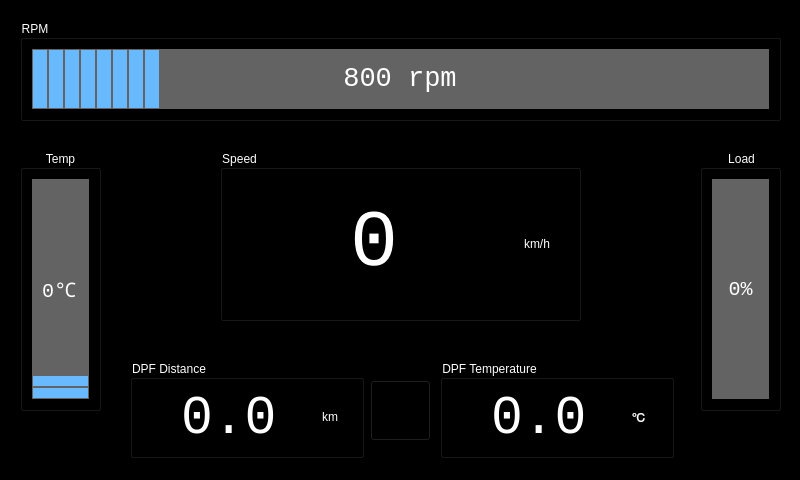
<?xml version="1.0" encoding="UTF-8"?>
<ui version="4.0">
 <class>PiHud</class>
 <widget class="QWidget" name="PiHud">
  <property name="geometry">
   <rect>
    <x>0</x>
    <y>0</y>
    <width>800</width>
    <height>480</height>
   </rect>
  </property>
  <property name="windowTitle">
   <string>Form</string>
  </property>
  <property name="styleSheet">
   <string notr="true">QWidget
{
	background-color: rgb(0, 0, 0);
}
QProgressBar
{
	color: rgb(255, 255, 255);
	border-color: rgb(255, 255, 255);
	background-color: rgb(99, 99, 99);
}
QSpinBox:
{
	color: white;
}
QDoubleSpinBox:
{
	color: white;
}</string>
  </property>
  <widget class="QGroupBox" name="groupBox">
   <property name="geometry">
    <rect>
     <x>20</x>
     <y>20</y>
     <width>761</width>
     <height>101</height>
    </rect>
   </property>
   <property name="styleSheet">
    <string notr="true">QGroupBox
{
	color: rgb(255, 255, 255);
}
</string>
   </property>
   <property name="title">
    <string>RPM</string>
   </property>
   <layout class="QHBoxLayout" name="horizontalLayout">
    <item>
     <widget class="QProgressBar" name="rpmBar">
      <property name="sizePolicy">
       <sizepolicy hsizetype="Expanding" vsizetype="Expanding">
        <horstretch>0</horstretch>
        <verstretch>0</verstretch>
       </sizepolicy>
      </property>
      <property name="font">
       <font>
        <family>Consolas</family>
        <pointsize>20</pointsize>
        <weight>50</weight>
        <bold>false</bold>
       </font>
      </property>
      <property name="contextMenuPolicy">
       <enum>Qt::PreventContextMenu</enum>
      </property>
      <property name="styleSheet">
       <string notr="true">QProgressBar::chunk{
	
	background-color: rgb(105, 185, 255);
	width: 14px;
	margin: 0.8px;
}</string>
      </property>
      <property name="minimum">
       <number>0</number>
      </property>
      <property name="maximum">
       <number>5000</number>
      </property>
      <property name="value">
       <number>800</number>
      </property>
      <property name="alignment">
       <set>Qt::AlignCenter</set>
      </property>
      <property name="orientation">
       <enum>Qt::Horizontal</enum>
      </property>
      <property name="invertedAppearance">
       <bool>false</bool>
      </property>
      <property name="textDirection">
       <enum>QProgressBar::TopToBottom</enum>
      </property>
      <property name="format">
       <string>%v rpm</string>
      </property>
     </widget>
    </item>
   </layout>
  </widget>
  <widget class="QGroupBox" name="groupBox_2">
   <property name="geometry">
    <rect>
     <x>440</x>
     <y>360</y>
     <width>234</width>
     <height>98</height>
    </rect>
   </property>
   <property name="styleSheet">
    <string notr="true">color: rgb(255, 255, 255);</string>
   </property>
   <property name="title">
    <string>DPF Temperature</string>
   </property>
   <layout class="QHBoxLayout" name="horizontalLayout_2">
    <item>
     <widget class="QDoubleSpinBox" name="dpfTempSpin">
      <property name="font">
       <font>
        <family>Consolas</family>
        <pointsize>40</pointsize>
       </font>
      </property>
      <property name="focusPolicy">
       <enum>Qt::NoFocus</enum>
      </property>
      <property name="alignment">
       <set>Qt::AlignCenter</set>
      </property>
      <property name="readOnly">
       <bool>true</bool>
      </property>
      <property name="buttonSymbols">
       <enum>QAbstractSpinBox::NoButtons</enum>
      </property>
      <property name="decimals">
       <number>1</number>
      </property>
      <property name="minimum">
       <double>-50.000000000000000</double>
      </property>
      <property name="maximum">
       <double>700.000000000000000</double>
      </property>
     </widget>
    </item>
    <item>
     <widget class="QLabel" name="label_3">
      <property name="minimumSize">
       <size>
        <width>30</width>
        <height>30</height>
       </size>
      </property>
      <property name="maximumSize">
       <size>
        <width>30</width>
        <height>30</height>
       </size>
      </property>
      <property name="text">
       <string>℃</string>
      </property>
     </widget>
    </item>
   </layout>
  </widget>
  <widget class="QGroupBox" name="groupBox_3">
   <property name="geometry">
    <rect>
     <x>220</x>
     <y>150</y>
     <width>361</width>
     <height>171</height>
    </rect>
   </property>
   <property name="styleSheet">
    <string notr="true">color: rgb(255, 255, 255);</string>
   </property>
   <property name="title">
    <string>Speed</string>
   </property>
   <layout class="QHBoxLayout" name="horizontalLayout_3">
    <item>
     <widget class="QSpinBox" name="speedSpin">
      <property name="sizePolicy">
       <sizepolicy hsizetype="Minimum" vsizetype="Expanding">
        <horstretch>0</horstretch>
        <verstretch>0</verstretch>
       </sizepolicy>
      </property>
      <property name="font">
       <font>
        <family>Consolas</family>
        <pointsize>60</pointsize>
        <weight>50</weight>
        <bold>false</bold>
       </font>
      </property>
      <property name="focusPolicy">
       <enum>Qt::NoFocus</enum>
      </property>
      <property name="alignment">
       <set>Qt::AlignCenter</set>
      </property>
      <property name="readOnly">
       <bool>true</bool>
      </property>
      <property name="buttonSymbols">
       <enum>QAbstractSpinBox::NoButtons</enum>
      </property>
      <property name="specialValueText">
       <string/>
      </property>
      <property name="suffix">
       <string/>
      </property>
      <property name="prefix">
       <string/>
      </property>
      <property name="maximum">
       <number>250</number>
      </property>
     </widget>
    </item>
    <item>
     <widget class="QLabel" name="label">
      <property name="minimumSize">
       <size>
        <width>45</width>
        <height>30</height>
       </size>
      </property>
      <property name="maximumSize">
       <size>
        <width>30</width>
        <height>30</height>
       </size>
      </property>
      <property name="text">
       <string>km/h</string>
      </property>
     </widget>
    </item>
   </layout>
  </widget>
  <widget class="QGroupBox" name="groupBox_4">
   <property name="geometry">
    <rect>
     <x>130</x>
     <y>360</y>
     <width>234</width>
     <height>98</height>
    </rect>
   </property>
   <property name="styleSheet">
    <string notr="true">color: rgb(255, 255, 255);</string>
   </property>
   <property name="title">
    <string>DPF Distance</string>
   </property>
   <layout class="QHBoxLayout" name="horizontalLayout_4">
    <item>
     <widget class="QDoubleSpinBox" name="dpfDistSpin">
      <property name="font">
       <font>
        <family>Consolas</family>
        <pointsize>40</pointsize>
       </font>
      </property>
      <property name="focusPolicy">
       <enum>Qt::NoFocus</enum>
      </property>
      <property name="alignment">
       <set>Qt::AlignCenter</set>
      </property>
      <property name="readOnly">
       <bool>true</bool>
      </property>
      <property name="buttonSymbols">
       <enum>QAbstractSpinBox::NoButtons</enum>
      </property>
      <property name="decimals">
       <number>1</number>
      </property>
      <property name="maximum">
       <double>500.000000000000000</double>
      </property>
     </widget>
    </item>
    <item>
     <widget class="QLabel" name="label_4">
      <property name="minimumSize">
       <size>
        <width>30</width>
        <height>30</height>
       </size>
      </property>
      <property name="maximumSize">
       <size>
        <width>30</width>
        <height>30</height>
       </size>
      </property>
      <property name="sizeIncrement">
       <size>
        <width>30</width>
        <height>30</height>
       </size>
      </property>
      <property name="text">
       <string>km</string>
      </property>
     </widget>
    </item>
   </layout>
  </widget>
  <widget class="QGroupBox" name="groupBox_6">
   <property name="geometry">
    <rect>
     <x>20</x>
     <y>150</y>
     <width>81</width>
     <height>261</height>
    </rect>
   </property>
   <property name="styleSheet">
    <string notr="true">color: rgb(255, 255, 255);</string>
   </property>
   <property name="title">
    <string>Temp</string>
   </property>
   <property name="alignment">
    <set>Qt::AlignCenter</set>
   </property>
   <layout class="QHBoxLayout" name="horizontalLayout_6">
    <item>
     <widget class="QProgressBar" name="tempBar">
      <property name="sizePolicy">
       <sizepolicy hsizetype="Expanding" vsizetype="Expanding">
        <horstretch>0</horstretch>
        <verstretch>0</verstretch>
       </sizepolicy>
      </property>
      <property name="font">
       <font>
        <family>Consolas</family>
        <pointsize>15</pointsize>
       </font>
      </property>
      <property name="styleSheet">
       <string notr="true">QProgressBar::chunk{
	
	background-color: rgb(105, 185, 255);
	height: 9.5px;
	margin: 0.5px;
}</string>
      </property>
      <property name="minimum">
       <number>-20</number>
      </property>
      <property name="maximum">
       <number>200</number>
      </property>
      <property name="value">
       <number>0</number>
      </property>
      <property name="alignment">
       <set>Qt::AlignCenter</set>
      </property>
      <property name="orientation">
       <enum>Qt::Vertical</enum>
      </property>
      <property name="invertedAppearance">
       <bool>false</bool>
      </property>
      <property name="textDirection">
       <enum>QProgressBar::TopToBottom</enum>
      </property>
      <property name="format">
       <string>%v℃</string>
      </property>
     </widget>
    </item>
   </layout>
  </widget>
  <widget class="QGroupBox" name="groupBox_7">
   <property name="geometry">
    <rect>
     <x>700</x>
     <y>150</y>
     <width>81</width>
     <height>261</height>
    </rect>
   </property>
   <property name="contextMenuPolicy">
    <enum>Qt::PreventContextMenu</enum>
   </property>
   <property name="styleSheet">
    <string notr="true">color: rgb(255, 255, 255);</string>
   </property>
   <property name="title">
    <string>Load</string>
   </property>
   <property name="alignment">
    <set>Qt::AlignCenter</set>
   </property>
   <layout class="QHBoxLayout" name="horizontalLayout_7">
    <item>
     <widget class="QProgressBar" name="loadBar">
      <property name="sizePolicy">
       <sizepolicy hsizetype="Expanding" vsizetype="Expanding">
        <horstretch>0</horstretch>
        <verstretch>0</verstretch>
       </sizepolicy>
      </property>
      <property name="font">
       <font>
        <family>Consolas</family>
        <pointsize>15</pointsize>
       </font>
      </property>
      <property name="styleSheet">
       <string notr="true">QProgressBar::chunk{
	
	background-color: rgb(105, 185, 255);
	height: 9.5px;
	margin: 0.5px;
}</string>
      </property>
      <property name="minimum">
       <number>0</number>
      </property>
      <property name="maximum">
       <number>100</number>
      </property>
      <property name="value">
       <number>0</number>
      </property>
      <property name="alignment">
       <set>Qt::AlignCenter</set>
      </property>
      <property name="orientation">
       <enum>Qt::Vertical</enum>
      </property>
      <property name="invertedAppearance">
       <bool>false</bool>
      </property>
      <property name="textDirection">
       <enum>QProgressBar::TopToBottom</enum>
      </property>
      <property name="format">
       <string>%p%</string>
      </property>
     </widget>
    </item>
   </layout>
  </widget>
  <widget class="QPushButton" name="dpfEnabled">
   <property name="enabled">
    <bool>false</bool>
   </property>
   <property name="geometry">
    <rect>
     <x>370</x>
     <y>380</y>
     <width>61</width>
     <height>61</height>
    </rect>
   </property>
   <property name="text">
    <string/>
   </property>
   <property name="icon">
    <iconset>
     <normaloff>resources/dpf.png</normaloff>resources/dpf.png</iconset>
   </property>
   <property name="iconSize">
    <size>
     <width>61</width>
     <height>61</height>
    </size>
   </property>
   <property name="checkable">
    <bool>false</bool>
   </property>
  </widget>
 </widget>
 <resources/>
 <connections/>
</ui>
